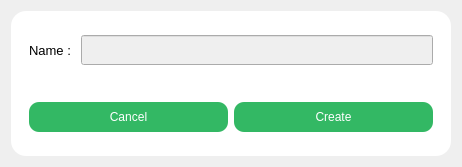
<?xml version="1.0" encoding="UTF-8"?>
<ui version="4.0">
 <class>watchlistDetails</class>
 <widget class="QDialog" name="watchlistDetails">
  <property name="geometry">
   <rect>
    <x>0</x>
    <y>0</y>
    <width>462</width>
    <height>167</height>
   </rect>
  </property>
  <property name="windowTitle">
   <string>Dialog</string>
  </property>
  <layout class="QVBoxLayout" name="verticalLayout">
   <item>
    <widget class="QFrame" name="frame_3">
     <property name="styleSheet">
      <string notr="true">QFrame{
	color: rgb(0, 0, 0);
	border-radius : 15px;
	background-color:  white;
}</string>
     </property>
     <property name="frameShape">
      <enum>QFrame::StyledPanel</enum>
     </property>
     <property name="frameShadow">
      <enum>QFrame::Raised</enum>
     </property>
     <layout class="QGridLayout" name="gridLayout">
      <item row="0" column="0">
       <widget class="QFrame" name="frame_2">
        <property name="frameShape">
         <enum>QFrame::StyledPanel</enum>
        </property>
        <property name="frameShadow">
         <enum>QFrame::Raised</enum>
        </property>
        <layout class="QHBoxLayout" name="horizontalLayout">
         <item>
          <widget class="QLabel" name="lblName">
           <property name="font">
            <font>
             <pointsize>10</pointsize>
            </font>
           </property>
           <property name="text">
            <string>Name : </string>
           </property>
          </widget>
         </item>
         <item>
          <widget class="QLineEdit" name="leName">
           <property name="minimumSize">
            <size>
             <width>0</width>
             <height>30</height>
            </size>
           </property>
           <property name="styleSheet">
            <string notr="true">QLineEdit{
background-color: rgb(239, 239, 239);
}
</string>
           </property>
          </widget>
         </item>
        </layout>
       </widget>
      </item>
      <item row="1" column="0">
       <widget class="QFrame" name="frame">
        <property name="minimumSize">
         <size>
          <width>0</width>
          <height>30</height>
         </size>
        </property>
        <property name="maximumSize">
         <size>
          <width>16777215</width>
          <height>16777215</height>
         </size>
        </property>
        <property name="frameShape">
         <enum>QFrame::StyledPanel</enum>
        </property>
        <property name="frameShadow">
         <enum>QFrame::Raised</enum>
        </property>
        <layout class="QHBoxLayout" name="horizontalLayout_2">
         <item>
          <widget class="QPushButton" name="btnCancel">
           <property name="minimumSize">
            <size>
             <width>0</width>
             <height>30</height>
            </size>
           </property>
           <property name="styleSheet">
            <string notr="true">QPushButton{
	background-color: #33b864;
	color: rgb(255, 255, 255);
	border-radius : 10px;
	padding: 5px;	
}

QPushButton:hover{
	background-color: #50c878;
	color: rgb(0, 0, 0);
}</string>
           </property>
           <property name="text">
            <string>Cancel</string>
           </property>
          </widget>
         </item>
         <item>
          <widget class="QPushButton" name="btnCreate">
           <property name="minimumSize">
            <size>
             <width>0</width>
             <height>30</height>
            </size>
           </property>
           <property name="styleSheet">
            <string notr="true">QPushButton{
	background-color: #33b864;
	color: rgb(255, 255, 255);
	border-radius : 10px;
	padding: 5px;	
}

QPushButton:hover{
	background-color: #50c878;
	color: rgb(0, 0, 0);
}</string>
           </property>
           <property name="text">
            <string>Create</string>
           </property>
          </widget>
         </item>
        </layout>
       </widget>
      </item>
     </layout>
    </widget>
   </item>
  </layout>
 </widget>
 <resources/>
 <connections/>
</ui>
